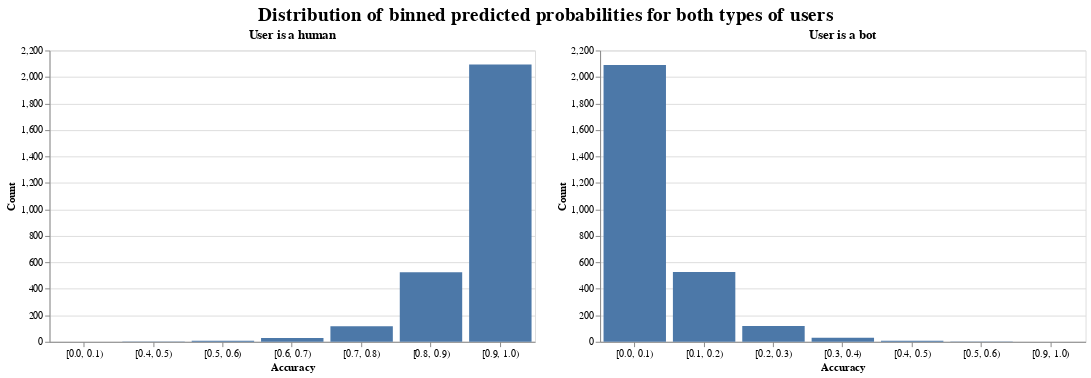

Notebook cell for this chart:
### Code cell
# Plotting predicted probabilities distribution, binned

# When user is a human (bot = False)
prob0 = alt.Chart(best_preds_pd_df).mark_bar().encode(
    x=alt.X("prob0_bin", title="Accuracy", type="nominal", axis=alt.Axis(labelAngle=0)),
    y=alt.Y("count(*)", type="quantitative", title="Count")
).properties(
    title="User is a human",
    width=500,
    height=300
)

# When user is a bot (bot = True)
prob1 = alt.Chart(best_preds_pd_df).mark_bar().encode(
    x=alt.X("prob1_bin", title="Accuracy", type="nominal", axis=alt.Axis(labelAngle=0)),
    y=alt.Y("count(*)", type="quantitative", title="Count")
).properties(
    title="User is a bot",
    width=500,
    height=300
)

# Plotting
(prob0 | prob1).properties(
    title=alt.Title(
        "Distribution of binned predicted probabilities for both types of users",
        anchor="middle",
        fontSize=20,
        fontWeight='bolder'
    )
)

### Figure 1 — Vega-Lite specification as saved in the notebook (floating-point values rounded to 4 significant figures; data arrays with more than 128 entries replaced by an {"elided": "..."} marker saying what was removed)
{"config": {"view": {"continuousWidth": 300, "continuousHeight": 300}}, "hconcat": [{"mark": {"type": "bar"}, "encoding": {"x": {"axis": {"labelAngle": 0}, "field": "prob0_bin", "title": "Accuracy", "type": "nominal"}, "y": {"aggregate": "count", "field": "*", "title": "Count", "type": "quantitative"}}, "height": 300, "title": "User is a human", "width": 500}, {"mark": {"type": "bar"}, "encoding": {"x": {"axis": {"labelAngle": 0}, "field": "prob1_bin", "title": "Accuracy", "type": "nominal"}, "y": {"aggregate": "count", "field": "*", "title": "Count", "type": "quantitative"}}, "height": 300, "title": "User is a bot", "width": 500}], "data": {"name": "data-781f1256b120e4554f7849ef48d45be6"}, "title": {"text": "Distribution of binned predicted probabilities for both types of users", "anchor": "middle", "fontSize": 20, "fontWeight": "bolder"}, "$schema": "https://vega.github.io/schema/vega-lite/v5.20.1.json", "datasets": {"data-781f1256b120e4554f7849ef48d45be6": {"elided": "2779 records"}}}
